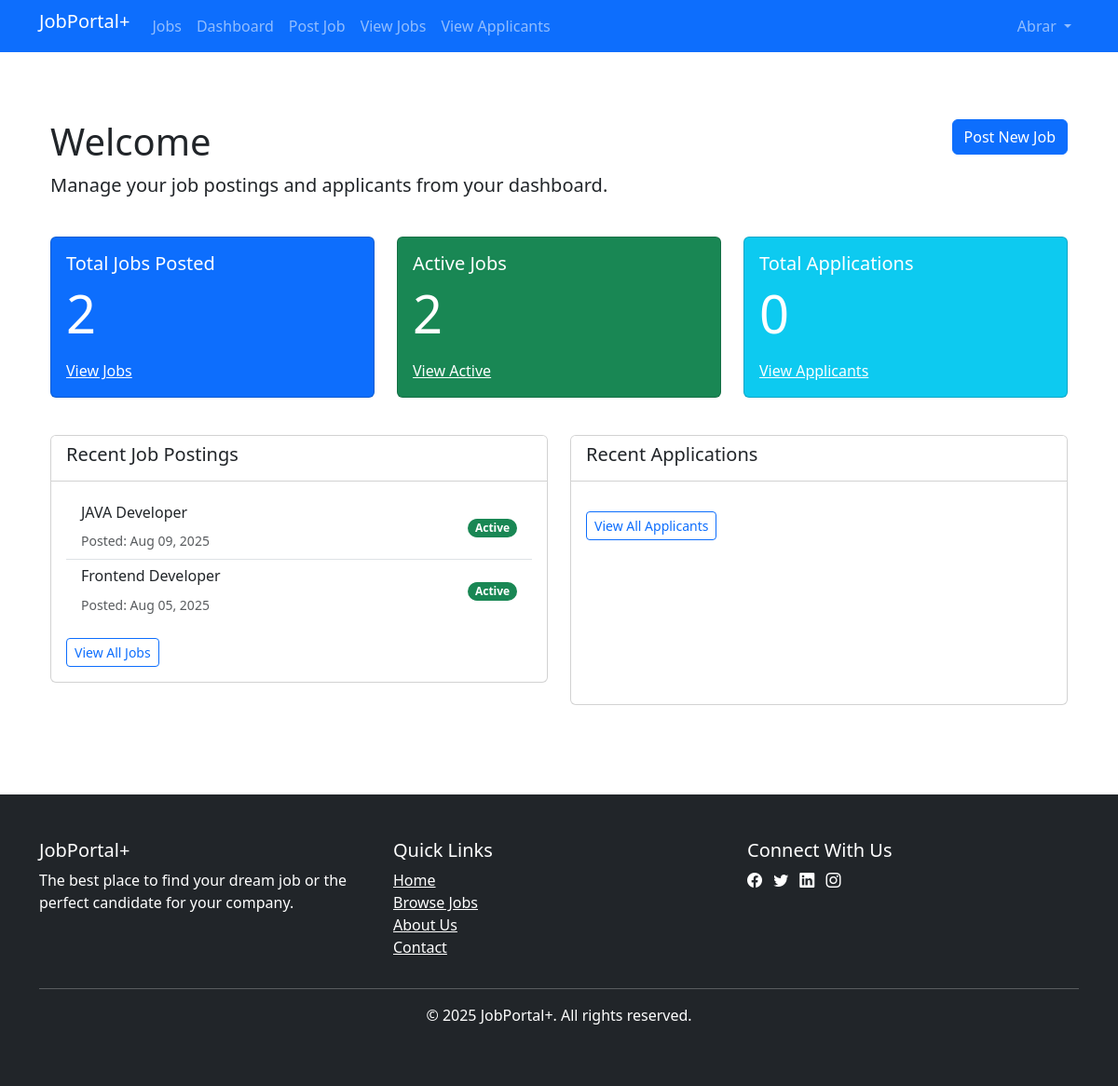
Page /employer/dashboard.php (signed in) on the committed database.
### tables this page shows
CREATE TABLE `jobs` (
  `id` int(11) NOT NULL,
  `employer_id` int(11) NOT NULL,
  `company_name` varchar(100) NOT NULL,
  `title` varchar(100) NOT NULL,
  `description` text NOT NULL,
  `requirements` text NOT NULL,
  `location` varchar(100) NOT NULL,
  `salary` varchar(50) DEFAULT NULL,
  `type` enum('Full-time','Part-time','Contract','Internship') NOT NULL,
  `category` varchar(50) NOT NULL,
  `posted_at` timestamp NOT NULL DEFAULT current_timestamp(),
  `deadline` date DEFAULT NULL,
  `is_active` tinyint(1) DEFAULT 1
);

### employer/dashboard.php (the view, shortened to what this page needs)
<?php
require("../db.php");
$employer_id = $_SESSION['user_id'];
$jobs_count = 0;
$active_jobs_count = 0;
$applications_count = 0;
$query = "SELECT COUNT(*) FROM jobs WHERE employer_id = $employer_id";
$result = mysqli_query($conn, $query);
if ($result) {
    $row = mysqli_fetch_row($result);
    $jobs_count = $row[0];
}
$query = "SELECT COUNT(*) FROM jobs WHERE employer_id = $employer_id AND is_active = 1 AND (deadline IS NULL OR deadline >= CURDATE())";
$result = mysqli_query($conn, $query);
if ($result) {
    $row = mysqli_fetch_row($result);
    $active_jobs_count = $row[0];
}
$query = "SELECT COUNT(*) FROM applications a JOIN jobs j ON a.job_id = j.id WHERE j.employer_id = $employer_id";
$result = mysqli_query($conn, $query);
if ($result) {
    $row = mysqli_fetch_row($result);
    $applications_count = $row[0];
}
include '../header.php';
?>
<div class="container py-5">
    <div class="row mb-4">
        <div class="col-md-8">
            <h1>Welcome</h1>
            <p class="lead">Manage your job postings and applicants from your dashboard.</p>
        </div>
        <div class="col-md-4 text-end">
            <a href="post_job.php" class="btn btn-primary">Post New Job</a>
        </div>
    </div>
    <div class="row mb-4">
        <div class="col-md-4 mb-3">
            <div class="card text-white bg-primary h-100">
                <div class="card-body">
                    <h5 class="card-title">Total Jobs Posted</h5>
                    <p class="card-text display-4"><?= $jobs_count ?></p>
                    <a href="/job-portal2/employer/jobs.php" class="text-white">View Jobs</a>
                </div>
            </div>
        </div>
        <div class="col-md-4 mb-3">
            <div class="card text-white bg-success h-100">
                <div class="card-body">
                    <h5 class="card-title">Active Jobs</h5>
                    <p class="card-text display-4"><?= $active_jobs_count ?></p>
                    <a href="/job-portal2/employer/jobs.php?filter=active" class="text-white">View Active</a>
                </div>
            </div>
        </div>
        <div class="col-md-4 mb-3">
            <div class="card text-white bg-info h-100">
                <div class="card-body">
                    <h5 class="card-title">Total Applications</h5>
                    <p class="card-text display-4"><?= $applications_count ?></p>
                    <a href="applicants.php" class="text-white">View Applicants</a>
                </div>
            </div>
        </div>
    </div>
    <div class="row">
        <div class="col-md-6 mb-4">
            <div class="card h-100">
                <div class="card-header bg-white">
                    <h5>Recent Job Postings</h5>
                </div>
                <div class="card-body">
                    <?php
                    $recent_jobs = $conn->prepare("SELECT * FROM jobs WHERE employer_id = ? ORDER BY posted_at DESC LIMIT 5");
                    $recent_jobs->bind_param("i", $employer_id);
                    $recent_jobs->execute();
                    $result = $recent_jobs->get_result();
                    ?>
                    <ul class="list-group list-group-flush">
                        <?php while ($job = $result->fetch_assoc()): ?>
                            <li class="list-group-item d-flex justify-content-between align-items-center">
                                <div>
                                    <h6><?= htmlspecialchars($job['title']) ?></h6>
                                    <small class="text-muted">Posted: <?= date('M d, Y', strtotime($job['posted_at'])) ?></small>
                                </div>
                                <span class="badge bg-<?= $job['is_active'] ? 'success' : 'secondary' ?> rounded-pill">
                                    <?= $job['is_active'] ? 'Active' : 'Inactive' ?>
                                </span>
                            </li>
                            <?php endwhile; ?>
                        </ul>
                        <a href="/job-portal2/employer/jobs.php" class="btn btn-sm btn-outline-primary mt-3">View All Jobs</a>
                    </div>
                </div>
            </div>
            <div class="col-md-6">
                <div class="card h-100">
                    <div class="card-header bg-white">
                        <h5>Recent Applications</h5>
                    </div>
                    <div class="card-body">
                        <a href="applicants.php" class="btn btn-sm btn-outline-primary mt-3">View All Applicants</a>
                    </div>
                </div>
            </div>
        </div>
    </div>
    <?php include('../footer.php'); ?>

### rows in the picture
jobs: title "JAVA Developer", posted_at "Aug 09, 2025", is_active "Active"
jobs: title "Frontend Developer", posted_at "Aug 05, 2025", is_active "Active"

### other values in the picture
$_SESSION['username'] "Abrar"
$jobs_count "2"
$active_jobs_count "2"
$applications_count "0"
